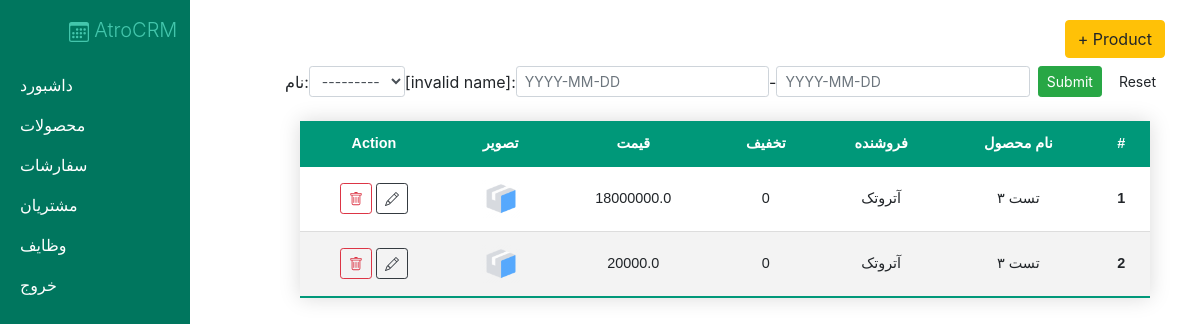
Screenshot of /products/ (signed in) with the database file from the repository.
### crm/models.py (models this page shows, shortened)
class Product(models.Model):
    name = models.CharField(max_length=200, null=True,verbose_name = "نام")
    cost = models.FloatField(null=True,verbose_name = "قیمت")
    vendor = models.CharField(max_length=200, null=True,verbose_name = "فروشنده")
    discount = models.IntegerField(default=0,verbose_name = "تخفیف")
    image = models.ImageField(upload_to='media', default='media/Default.png', null=True, blank=True, verbose_name = "تصویر")
    def __str__(self):
        return self.name

### crm/views.py (the view)
# urls.py: path('products/', views.products, name="products"),
@login_required
def products(request):
    products = Product.objects.all()
    pf = ProductFilter(request.GET, queryset=products)
    products = pf.qs
    return render(request,'crm/products.html',{'products':products,'pf':pf})

### crm/templates/crm/products.html (shortened to what this page needs)
{% extends 'crm/main.html' %}
{% block content %}
{% load jalali_tags %}
<div class="d-flex justify-content-end mb-2">
  <a class="btn btn-warning" href="{% url 'create_product' %}">+ Product</a>
</div>
<form method="get" class="form-inline">
  {{pf.form}}
  <input type="submit" class="btn btn-sm btn-success ml-2" />
  <a href="{% url 'products' %}" class="btn btn-sm ml-2">Reset</a>
</form>
<div class="container w-100 d-flex justify-content-center mt-4" dir="rtl" align="right">
  <table class="my-table w-100 text-center">
    <thead>
      <tr class="text-center">
        <th scope="col">#</th>
        <th scope="col">نام محصول</th>
        <th scope="col">فروشنده</th>
        <th scope="col">تخفیف</th>
        <th scope="col">قیمت</th>
        <th scope="col">تصویر</th>
        <th scope="col">Action</th>
      </tr>
    </thead>
    <tbody>
      {% for p in products %}
      <tr>
        <th scope="row">{{ p.pk }}</th>
        <td>{{ p.name }}</td>
        <td>{{ p.vendor }}</td>
        <td>{{ p.discount }}</td>
        <td>{{ p.cost }}</td>
        <td> <img style="max-width:40px;" src="{{ p.image.url }}"> </td>
        <td>
          <a class="btn btn-sm btn-outline-dark" href="{% url 'update_product' p.id %}"></a>
          <a class="btn btn-sm btn-outline-danger" href="{% url 'delete_product' p.id %}"></a></td>
      </tr>
      {% endfor %}
    </tbody>
  </table>
</div>
{% endblock content %}

### static/css/main.css (style rules this page uses)
.my-table { border-collapse: collapse; font-size: 0.9em; font-family: sans-serif; min-width: 400px; box-shadow: 0 0 20px rgba(0, 0, 0, 0.15); }
.my-table thead tr { background-color: #009879; color: #ffffff; text-align: left; }
.my-table th, .my-table td { padding: 12px 15px; }
.my-table tbody tr { border-bottom: 1px solid #dddddd; }
.my-table tbody tr:nth-of-type(even) { background-color: #f3f3f3; }
.my-table tbody tr:last-of-type { border-bottom: 2px solid #009879; }

### rows the page displays
Product: name "---------", pk "1", name "تست ۳", vendor "آتروتک", discount "0", cost "18000000.0", image (placeholder picture)
Product: pk "2", name "تست ۳", vendor "آتروتک", discount "0", cost "20000.0", image (placeholder picture)
